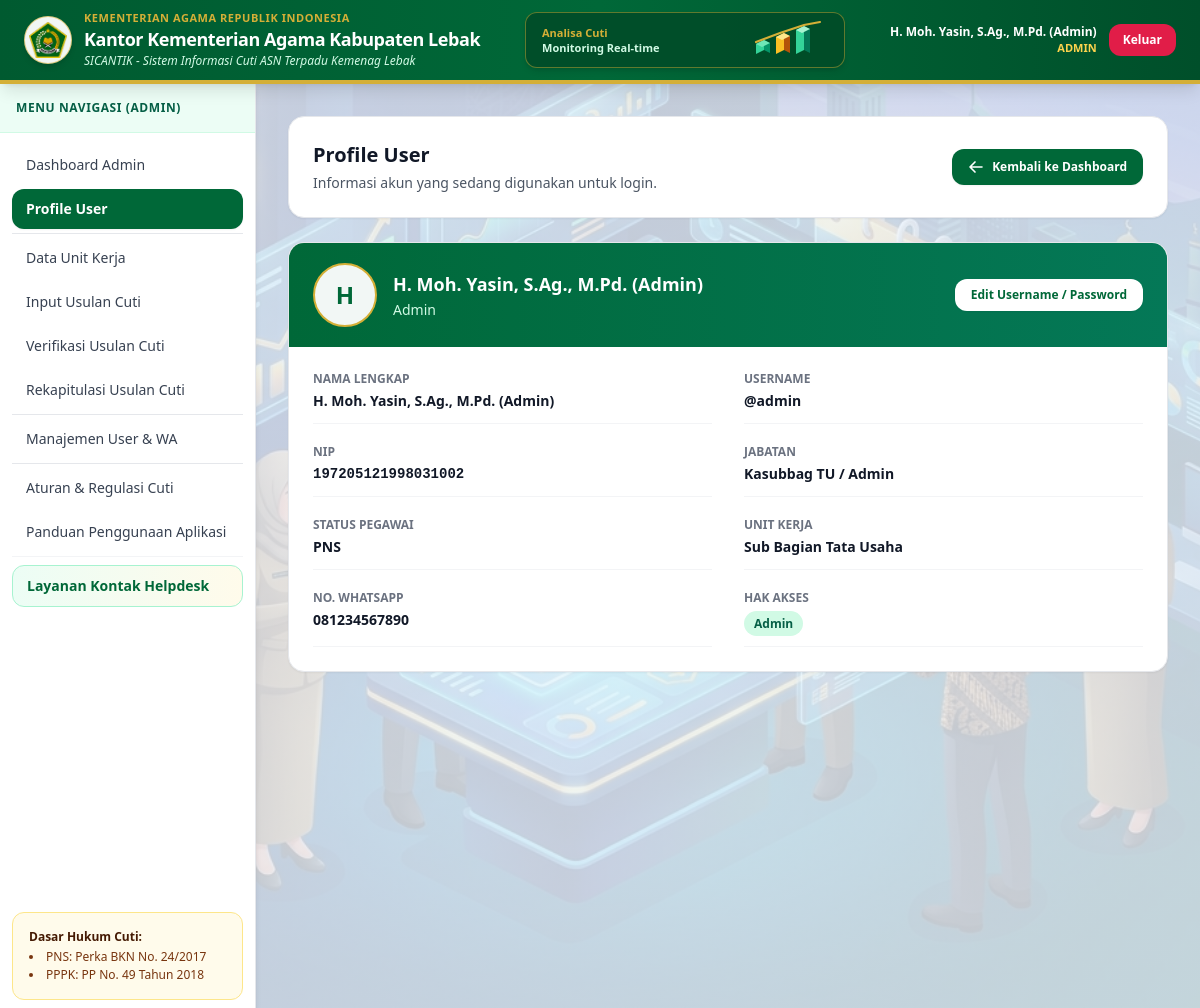
The app's page /profile.php (signed in) with its own data.
### tables this page shows
CREATE TABLE IF NOT EXISTS `users` (
  `id` int NOT NULL AUTO_INCREMENT,
  `nama_lengkap` varchar(150) NOT NULL,
  `username` varchar(60) NOT NULL,
  `nip` varchar(30) NOT NULL,
  `password` varchar(255) NOT NULL,
  `jabatan` varchar(120) NOT NULL,
  `status_pegawai` enum('PNS','PPPK') NOT NULL DEFAULT 'PNS',
  `unit_kerja_id` int DEFAULT NULL,
  `no_wa` varchar(25) NOT NULL DEFAULT '',
  `role` enum('superadmin','admin','operator') NOT NULL DEFAULT 'operator',
  PRIMARY KEY (`id`),
  UNIQUE KEY `username` (`username`),
  UNIQUE KEY `nip` (`nip`),
  KEY `fk_users_unit` (`unit_kerja_id`),
  CONSTRAINT `fk_users_unit` FOREIGN KEY (`unit_kerja_id`) REFERENCES `unit_kerja` (`id`) ON DELETE SET NULL
);

CREATE TABLE IF NOT EXISTS `unit_kerja` (
  `id` int NOT NULL AUTO_INCREMENT,
  `nama_unit` varchar(150) NOT NULL,
  `pimpinan` varchar(150) NOT NULL,
  `nip_pimpinan` varchar(30) NOT NULL,
  `jabatan_pimpinan` varchar(150) NOT NULL,
  PRIMARY KEY (`id`)
);

### koneksi.php (called while the page is built, shortened)
<?php
function e($str): string {
    return htmlspecialchars((string)($str ?? ''), ENT_QUOTES, 'UTF-8');
}
function requireAuth(): array {
    $user = $_SESSION['user'];
    $user['unit_kerja_id'] = $user['unit_kerja_id'] ?? null;
    return $user;
}

### profile.php (the view, shortened to what this page needs)
<?php
require_once 'koneksi.php';
$currentUser = requireAuth();
$activePage = 'profile';
$userId = (int)$currentUser['id'];
$profile = mysqli_fetch_assoc(mysqli_query(
    $conn,
    "SELECT u.*, uk.nama_unit
     FROM users u
     LEFT JOIN unit_kerja uk ON u.unit_kerja_id = uk.id
     WHERE u.id=$userId
     LIMIT 1"
));
$roleLabels = [
    'superadmin' => 'Super Admin',
    'admin' => 'Admin',
    'operator' => 'Operator',
];
include 'layout_header.php';
?>
<div class="space-y-6">
    <div class="bg-white p-6 rounded-2xl shadow-sm border border-gray-200 flex items-center justify-between gap-4">
        <div>
            <h2 class="text-xl font-bold text-gray-900">Profile User</h2>
            <p class="text-sm text-gray-600 mt-1">Informasi akun yang sedang digunakan untuk login.</p>
        </div>
        <a href="index.php" class="inline-flex items-center gap-2 px-4 py-2.5 bg-[#006838] hover:bg-emerald-900 text-white rounded-xl text-xs font-bold shadow-sm transition shrink-0">
            <svg class="w-4 h-4" fill="none" stroke="currentColor" stroke-width="2.5" viewBox="0 0 24 24" aria-hidden="true">
                <path stroke-linecap="round" stroke-linejoin="round" d="M10.5 19.5L3 12m0 0l7.5-7.5M3 12h18"/>
            </svg>
            Kembali ke Dashboard
        </a>
    </div>
    <div class="bg-white rounded-2xl shadow-sm border border-gray-200 overflow-hidden">
        <div class="bg-gradient-to-r from-[#006838] to-emerald-700 px-6 py-5 text-white flex items-center justify-between gap-4">
            <div class="flex items-center gap-4">
                <div class="w-16 h-16 rounded-full bg-white/95 text-[#006838] flex items-center justify-center text-2xl font-black border-2 border-[#D4AF37]">
                    <?= e(strtoupper(substr($profile['nama_lengkap'], 0, 1))) ?>
                </div>
                <div>
                    <h3 class="text-lg font-bold"><?= e($profile['nama_lengkap']) ?></h3>
                    <p class="text-sm text-emerald-100 mt-0.5"><?= e($roleLabels[$profile['role']] ?? ucfirst($profile['role'])) ?></p>
                </div>
            </div>
            <?php if ($role === 'admin'): ?>
                <button type="button" onclick="openProfileEditModal()" class="px-4 py-2 bg-white text-[#006838] hover:bg-emerald-50 rounded-xl text-xs font-bold shadow-sm shrink-0">Edit Username / Password</button>
            <?php endif; ?>
        </div>
        <div class="p-6 grid grid-cols-1 md:grid-cols-2 gap-x-8 gap-y-5">
            <div class="border-b border-gray-100 pb-3">
                <div class="text-xs font-bold uppercase text-gray-500">Nama Lengkap</div>
                <div class="mt-1 text-sm font-semibold text-gray-900"><?= e($profile['nama_lengkap']) ?></div>
            </div>
            <div class="border-b border-gray-100 pb-3">
                <div class="text-xs font-bold uppercase text-gray-500">Username</div>
                <div class="mt-1 text-sm font-semibold text-gray-900">@<?= e($profile['username']) ?></div>
            </div>
            <div class="border-b border-gray-100 pb-3">
                <div class="text-xs font-bold uppercase text-gray-500">NIP</div>
                <div class="mt-1 text-sm font-mono font-semibold text-gray-900"><?= e($profile['nip']) ?></div>
            </div>
            <div class="border-b border-gray-100 pb-3">
                <div class="text-xs font-bold uppercase text-gray-500">Jabatan</div>
                <div class="mt-1 text-sm font-semibold text-gray-900"><?= e($profile['jabatan']) ?></div>
            </div>
            <div class="border-b border-gray-100 pb-3">
                <div class="text-xs font-bold uppercase text-gray-500">Status Pegawai</div>
                <div class="mt-1 text-sm font-semibold text-gray-900"><?= e($profile['status_pegawai']) ?></div>
            </div>
            <div class="border-b border-gray-100 pb-3">
                <div class="text-xs font-bold uppercase text-gray-500">Unit Kerja</div>
                <div class="mt-1 text-sm font-semibold text-gray-900"><?= e($profile['nama_unit'] ?: '-') ?></div>
            </div>
            <div class="border-b border-gray-100 pb-3">
                <div class="text-xs font-bold uppercase text-gray-500">No. WhatsApp</div>
                <div class="mt-1 text-sm font-semibold text-gray-900"><?= e($profile['no_wa'] ?: '-') ?></div>
            </div>
            <div class="border-b border-gray-100 pb-3">
                <div class="text-xs font-bold uppercase text-gray-500">Hak Akses</div>
                <div class="mt-1">
                    <span class="px-2.5 py-1 rounded-full text-xs font-bold bg-emerald-100 text-emerald-800">
                        <?= e($roleLabels[$profile['role']] ?? ucfirst($profile['role'])) ?>
                    </span>
                </div>
            </div>
        </div>
    </div>
</div>
<?php include 'layout_footer.php'; ?>

### layout_header.php (shortened to what this page needs)
<?php
$currentUser = $currentUser ?? requireAuth();
$activePage = $activePage ?? 'dashboard';
$role = $currentUser['role'];
$menuItems = [];
if ($role === 'superadmin') {
    $menuItems = [
        ['id' => 'dashboard', 'href' => 'index.php', 'label' => 'Dashboard Utama'],
        ['id' => 'profile', 'href' => 'profile.php', 'label' => 'Profile User'],
        ['id' => 'unit_kerja', 'href' => 'unit_kerja.php', 'label' => 'Manajemen Unit Kerja'],
        ['id' => 'pegawai', 'href' => 'pegawai.php', 'label' => 'Data Pegawai & Sisa Cuti'],
        ['id' => 'usulan_cuti', 'href' => 'usulan_cuti.php', 'label' => 'Manajemen Usulan Cuti'],
        ['id' => 'form_cuti', 'href' => 'form_cuti.php', 'label' => 'Formulir Pengajuan Cuti'],
        ['id' => 'rekap_cuti', 'href' => 'rekap_cuti.php', 'label' => 'Rekapitulasi & Laporan'],
        ['id' => 'users', 'href' => 'users.php', 'label' => 'Manajemen User & Hak Akses'],
        ['id' => 'hari_libur', 'href' => 'hari_libur.php', 'label' => 'Hari Libur Nasional'],
        ['id' => 'regulasi', 'href' => 'regulasi.php', 'label' => 'Aturan & Regulasi Cuti'],
        ['id' => 'panduan', 'href' => 'panduan.php', 'label' => 'Panduan Penggunaan Aplikasi'],
    ];
} elseif ($role === 'admin') {
    $menuItems = [
        ['id' => 'dashboard', 'href' => 'index.php', 'label' => 'Dashboard Admin'],
        ['id' => 'profile', 'href' => 'profile.php', 'label' => 'Profile User'],
        ['id' => 'unit_kerja', 'href' => 'unit_kerja.php', 'label' => 'Data Unit Kerja'],
        ['id' => 'form_cuti', 'href' => 'form_cuti.php', 'label' => 'Input Usulan Cuti'],
        ['id' => 'usulan_cuti', 'href' => 'usulan_cuti.php', 'label' => 'Verifikasi Usulan Cuti'],
        ['id' => 'rekap_cuti', 'href' => 'rekap_cuti.php', 'label' => 'Rekapitulasi Usulan Cuti'],
        ['id' => 'users', 'href' => 'users.php', 'label' => 'Manajemen User & WA'],
        ['id' => 'regulasi', 'href' => 'regulasi.php', 'label' => 'Aturan & Regulasi Cuti'],
        ['id' => 'panduan', 'href' => 'panduan.php', 'label' => 'Panduan Penggunaan Aplikasi'],
    ];
}
?>
<!DOCTYPE html>
<html lang="id">
<head>
    <script src="https://cdn.tailwindcss.com"></script>
</head>
<body class="app-background min-h-screen flex flex-col font-sans text-gray-900">
<header class="relative overflow-hidden bg-gradient-to-r from-[#005a30] via-[#006838] to-[#004f2a] text-white shadow-lg sticky top-0 z-40 border-b-4 border-[#D4AF37] print:hidden">
    <div class="relative w-full px-4 sm:px-6 h-20 flex justify-between items-center gap-4">
        <div class="flex items-center space-x-3 shrink-0">
            <div class="bg-white/95 p-1 rounded-full shadow-md flex items-center justify-center w-12 h-12 border border-[#D4AF37]/60 shrink-0 overflow-hidden">
                <img
                    src="<?= file_exists(__DIR__ . '/assets/logo-kemenag.jpg') ? 'assets/logo-kemenag.jpg' : (file_exists(__DIR__ . '/logo-kemenag.jpg') ? 'logo-kemenag.jpg' : 'assets/logo-kemenag.png') ?>"
                    alt="Logo Kementerian Agama"
                    class="w-full h-full object-contain"
                >
            </div>
            <div class="leading-tight">
                <div class="text-[11px] uppercase tracking-wider text-[#D4AF37] font-semibold">Kementerian Agama Republik Indonesia</div>
                <h1 class="text-base sm:text-lg font-bold tracking-tight">Kantor Kementerian Agama Kabupaten Lebak</h1>
                <div class="text-xs text-emerald-100 italic">SICANTIK - Sistem Informasi Cuti ASN Terpadu Kemenag Lebak</div>
            </div>
        </div>
        <div class="hidden lg:flex items-center justify-center flex-1 max-w-xs">
            <div class="h-14 w-full rounded-xl border border-[#D4AF37]/45 bg-[#004a27]/85 px-4 flex items-center justify-between shadow-md">
                <div class="text-[11px] text-emerald-100 font-semibold leading-snug">
                    <div class="text-[#D4AF37] font-bold">Analisa Cuti</div>
                    <div>Monitoring Real-time</div>
                </div>
            </div>
        </div>
        <div class="flex items-center space-x-3 shrink-0">
            <div class="hidden sm:block text-right">
                <div class="text-xs font-bold"><?= e($currentUser['nama_lengkap']) ?></div>
                <div class="text-[11px] text-amber-300 uppercase font-semibold"><?= e($role) ?></div>
            </div>
            <a href="logout.php" class="px-3.5 py-2 bg-rose-600 hover:bg-rose-700 text-white text-xs font-bold rounded-xl transition">
                Keluar
            </a>
        </div>
    </div>
</header>
    <div class="flex-1 flex flex-col md:flex-row">
        <aside class="w-full md:w-64 bg-white shadow-md md:min-h-[calc(100vh-5rem)] flex flex-col border-r border-gray-200 print:hidden">
            <div class="p-4 bg-emerald-50 border-b border-emerald-100">
                <div class="text-xs text-emerald-800 font-semibold uppercase tracking-wider">
                    Menu Navigasi (<?= strtoupper(e($role)) ?>)
                </div>
            </div>
            <nav class="flex-1 p-3 space-y-1">
                <?php foreach ($menuItems as $item): ?>
                    <?php $isActive = ($activePage === $item['id']); ?>
                    <?php if (in_array($item['id'], ['unit_kerja', 'users', 'regulasi'], true)): ?>
                        <div class="my-2 border-t border-gray-200"></div>
                    <?php endif; ?>
                    <a href="<?= e($item['href']) ?>"
                       class="block w-full px-3.5 py-2.5 rounded-xl text-sm font-medium transition <?= $isActive ? 'bg-[#006838] text-white font-semibold shadow-sm' : 'text-gray-700 hover:bg-emerald-50 hover:text-[#006838]' ?>">
                        <?= e($item['label']) ?>
                    </a>
                <?php endforeach; ?>
                <div class="pt-2 mt-2 border-t border-gray-100">
                    <button type="button" onclick="openHelpdeskModal()" class="block w-full text-left px-3.5 py-2.5 rounded-xl text-sm font-semibold bg-gradient-to-r from-emerald-50 to-amber-50 hover:from-emerald-100 hover:to-amber-100 text-[#006838] border border-emerald-200 transition">
                        Layanan Kontak Helpdesk
                    </button>
                </div>
            </nav>
            <div class="p-4 m-3 bg-amber-50 rounded-xl border border-amber-200 text-xs text-amber-900">
                <div class="font-bold text-amber-950 mb-1">Dasar Hukum Cuti:</div>
                <ul class="list-disc list-inside space-y-0.5">
                    <li>PNS: Perka BKN No. 24/2017</li>
                    <li>PPPK: PP No. 49 Tahun 2018</li>
                </ul>
            </div>
        </aside>
        <main class="flex-1 p-4 sm:p-8 overflow-y-auto print:p-0">

### layout_header.php (style rules this page uses)
body.app-background { background-color: #eef4fb; background-image: linear-gradient(rgba(238, 244, 251, 0.82), rgba(238, 244, 251, 0.82)), url('assets/login_pegawai_kinerja_1795138447817.jpg'); background-position: center; background-repeat: no-repeat; background-size: cover; background-attachment: fixed; }

### records on screen
users: nama_lengkap "H. Moh. Yasin, S.Ag., M.Pd. (Admin)", role "ADMIN", nama_lengkap "H", role "Admin", username "admin", nip "197205121998031002", jabatan "Kasubbag TU / Admin", status_pegawai "PNS", unit_kerja.nama_unit "Sub Bagian Tata Usaha", no_wa "081234567890"

### other values on screen
$item['label'] "Dashboard Admin"
$item['label'] "Profile User"
$item['label'] "Data Unit Kerja"
$item['label'] "Input Usulan Cuti"
$item['label'] "Verifikasi Usulan Cuti"
$item['label'] "Rekapitulasi Usulan Cuti"
$item['label'] "Manajemen User & WA"
$item['label'] "Aturan & Regulasi Cuti"
$item['label'] "Panduan Penggunaan Aplikasi"
